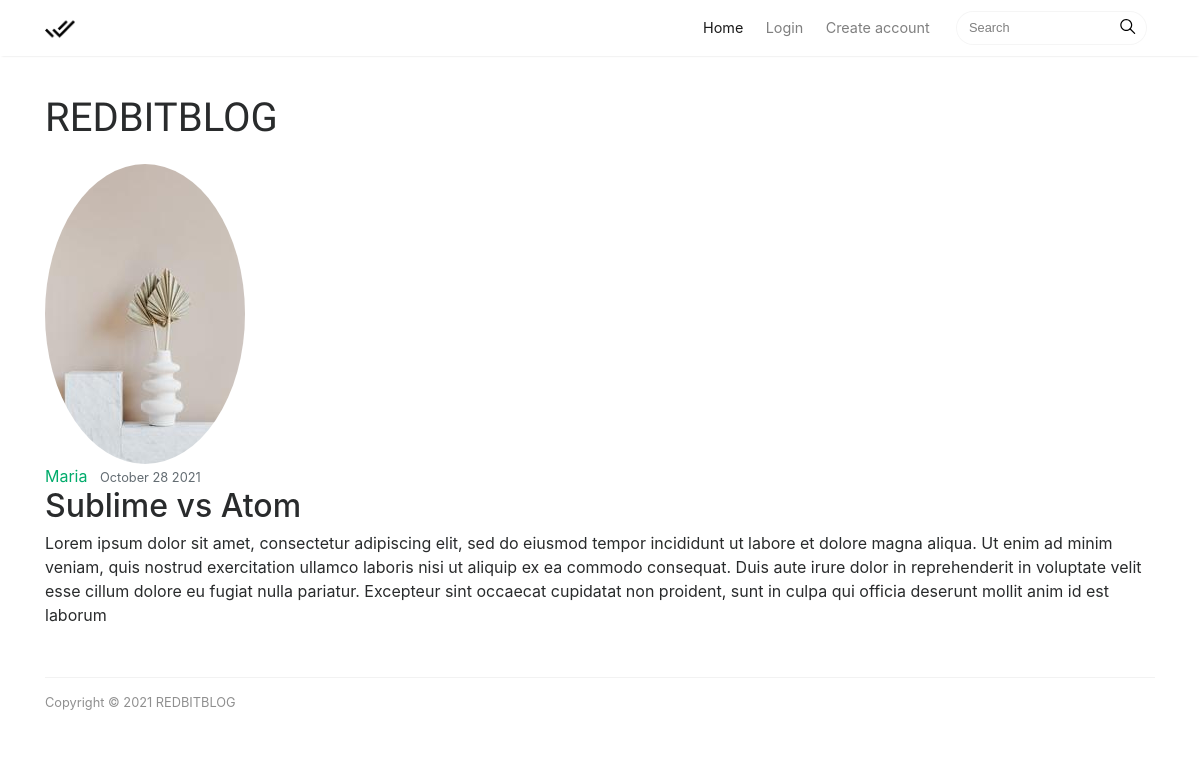
The page /post/18/ on the database as committed earlier.
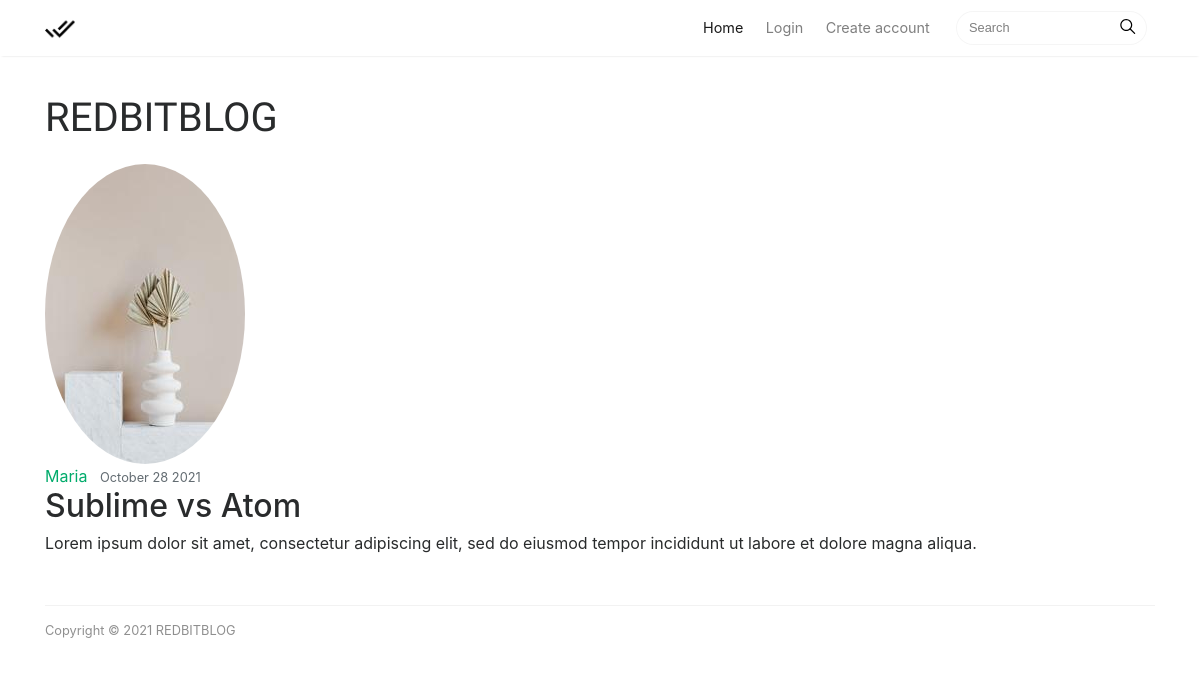
The same page on the database as committed later.
### blog/models.py (models this page shows, shortened)
class Post(models.Model):
    title = models.CharField(max_length=100)
    picture = models.ImageField(
        default='default-img.jpg', upload_to='profile_pics')
    overview = models.CharField(max_length=100, null=True)
    content = models.TextField()
    date = models.DateTimeField(default=timezone.now)
    author = models.ForeignKey(
        User, on_delete=models.CASCADE)

### users/models.py (models this page shows, shortened)
class Profile(models.Model):
    user = models.OneToOneField(User, on_delete=models.CASCADE)
    image = models.ImageField(default='default.jpg', upload_to='profile_pics')

### blog/views.py (the view)
# urls.py: path('post/<int:pk>/', blog_views.PostDetailView.as_view(), name='post-detail'),
class PostDetailView(DetailView):
    model = Post

### blog/templates/blog/post_detail.html (shortened to what this page needs)
{%extends 'blog/base.html'%}
{%block content%}
<article class="media-content-section">
    <img class="rounded-circle article-img" src="{{object.author.profile.image.url}}">
    <div class="media-body">
        <div class="article-metadata">
            <a class="mr-2" href="{%url 'user-posts' object.author.username%}">{{object.author}}</a>
            <small class="text-muted">{{object.date|date:'F d Y'}}</small>
        </div>
        <h2 class="article-title"> {{object.title}} </h2>
        <p class="article-content">{{object.content}}</p>
    </div>
</article>
{%endblock content%}

Rows that differ between the two databases and show on the page:
changed Post "Sublime vs Atom": content "…et dolore magna aliqua. Ut enim ad minim veniam, quis nostrud exercitation ullamco laboris nisi ut aliquip ex ea commodo consequat. Duis aute irure dolor in reprehenderit in voluptate velit esse cillum dolore eu fugiat nulla pariatur. Excepteur sint occaecat cupidatat non proident, sunt in culpa qui officia deserunt mollit anim id est laborum" → "Lorem ipsum dolor sit amet, consectetur adipiscing elit, sed do eiusmod tempor incididunt ut labore et dolore magna aliqua."
